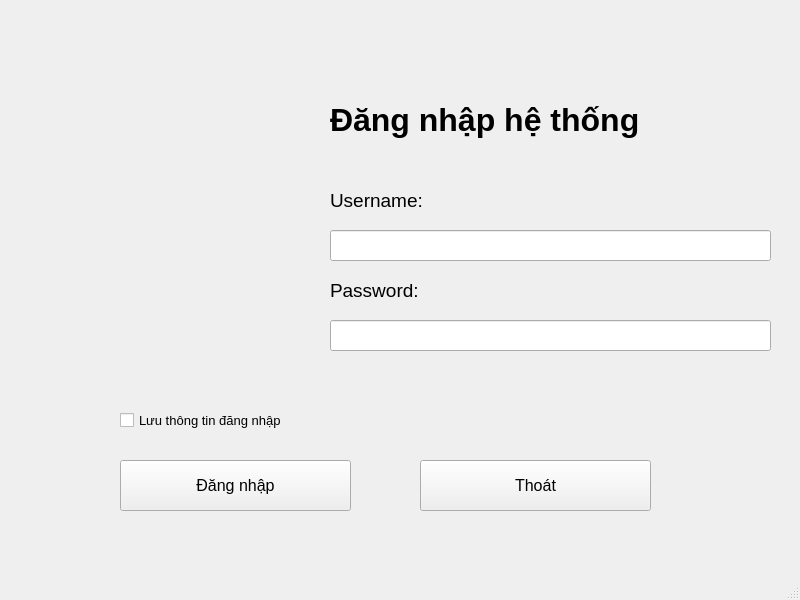
<?xml version="1.0" encoding="UTF-8"?>
<ui version="4.0">
 <class>MainWindow</class>
 <widget class="QMainWindow" name="MainWindow">
  <property name="geometry">
   <rect>
    <x>0</x>
    <y>0</y>
    <width>800</width>
    <height>600</height>
   </rect>
  </property>
  <property name="windowTitle">
   <string>MainWindow</string>
  </property>
  <widget class="QWidget" name="centralwidget">
   <widget class="QLabel" name="label">
    <property name="geometry">
     <rect>
      <x>330</x>
      <y>50</y>
      <width>411</width>
      <height>141</height>
     </rect>
    </property>
    <property name="text">
     <string>&lt;html&gt;&lt;head/&gt;&lt;body&gt;&lt;p&gt;&lt;span style=&quot; font-size:24pt; font-weight:600;&quot;&gt;Đăng nhập hệ thống&lt;/span&gt;&lt;/p&gt;&lt;/body&gt;&lt;/html&gt;</string>
    </property>
   </widget>
   <widget class="QLabel" name="label_2">
    <property name="geometry">
     <rect>
      <x>330</x>
      <y>180</y>
      <width>171</width>
      <height>41</height>
     </rect>
    </property>
    <property name="text">
     <string>&lt;html&gt;&lt;head/&gt;&lt;body&gt;&lt;p&gt;&lt;span style=&quot; font-size:14pt;&quot;&gt;Username:&lt;/span&gt;&lt;/p&gt;&lt;/body&gt;&lt;/html&gt;</string>
    </property>
   </widget>
   <widget class="QLabel" name="label_3">
    <property name="geometry">
     <rect>
      <x>330</x>
      <y>270</y>
      <width>121</width>
      <height>41</height>
     </rect>
    </property>
    <property name="text">
     <string>&lt;html&gt;&lt;head/&gt;&lt;body&gt;&lt;p&gt;&lt;span style=&quot; font-size:14pt;&quot;&gt;Password: &lt;/span&gt;&lt;/p&gt;&lt;/body&gt;&lt;/html&gt;</string>
    </property>
   </widget>
   <widget class="QLineEdit" name="lineEditUsername">
    <property name="geometry">
     <rect>
      <x>330</x>
      <y>230</y>
      <width>441</width>
      <height>31</height>
     </rect>
    </property>
    <property name="text">
     <string/>
    </property>
   </widget>
   <widget class="QLineEdit" name="lineEditPassword">
    <property name="geometry">
     <rect>
      <x>330</x>
      <y>320</y>
      <width>441</width>
      <height>31</height>
     </rect>
    </property>
    <property name="text">
     <string/>
    </property>
    <property name="echoMode">
     <enum>QLineEdit::Password</enum>
    </property>
   </widget>
   <widget class="QCheckBox" name="checkBoxLuuthongtin">
    <property name="geometry">
     <rect>
      <x>120</x>
      <y>400</y>
      <width>211</width>
      <height>41</height>
     </rect>
    </property>
    <property name="font">
     <font>
      <pointsize>10</pointsize>
     </font>
    </property>
    <property name="text">
     <string>Lưu thông tin đăng nhập</string>
    </property>
   </widget>
   <widget class="QPushButton" name="pushButtonDangNhap">
    <property name="geometry">
     <rect>
      <x>120</x>
      <y>460</y>
      <width>231</width>
      <height>51</height>
     </rect>
    </property>
    <property name="font">
     <font>
      <pointsize>12</pointsize>
     </font>
    </property>
    <property name="text">
     <string>Đăng nhập</string>
    </property>
    <property name="icon">
     <iconset>
      <normaloff>../images/Login.png</normaloff>../images/Login.png</iconset>
    </property>
    <property name="iconSize">
     <size>
      <width>32</width>
      <height>32</height>
     </size>
    </property>
   </widget>
   <widget class="QPushButton" name="pushButtonThoat">
    <property name="geometry">
     <rect>
      <x>420</x>
      <y>460</y>
      <width>231</width>
      <height>51</height>
     </rect>
    </property>
    <property name="font">
     <font>
      <pointsize>12</pointsize>
     </font>
    </property>
    <property name="text">
     <string>Thoát</string>
    </property>
    <property name="icon">
     <iconset>
      <normaloff>../images/Logout.png</normaloff>../images/Logout.png</iconset>
    </property>
    <property name="iconSize">
     <size>
      <width>32</width>
      <height>32</height>
     </size>
    </property>
   </widget>
   <widget class="QLabel" name="label_4">
    <property name="geometry">
     <rect>
      <x>200</x>
      <y>170</y>
      <width>41</width>
      <height>51</height>
     </rect>
    </property>
    <property name="text">
     <string/>
    </property>
    <property name="pixmap">
     <pixmap>../../../../../Users/Lenovo/.designer/images/11230326_user_admin_icon.png</pixmap>
    </property>
   </widget>
   <widget class="QLabel" name="label_5">
    <property name="geometry">
     <rect>
      <x>200</x>
      <y>260</y>
      <width>41</width>
      <height>51</height>
     </rect>
    </property>
    <property name="text">
     <string/>
    </property>
    <property name="pixmap">
     <pixmap>../../../../../Users/Lenovo/.designer/images/11230326_user_admin_icon.png</pixmap>
    </property>
   </widget>
   <widget class="QLabel" name="label_6">
    <property name="geometry">
     <rect>
      <x>50</x>
      <y>150</y>
      <width>311</width>
      <height>231</height>
     </rect>
    </property>
    <property name="text">
     <string/>
    </property>
    <property name="pixmap">
     <pixmap>../images/11230326_user_admin_icon.png</pixmap>
    </property>
   </widget>
   <widget class="QLabel" name="label_7">
    <property name="geometry">
     <rect>
      <x>40</x>
      <y>120</y>
      <width>271</width>
      <height>261</height>
     </rect>
    </property>
    <property name="text">
     <string/>
    </property>
    <property name="pixmap">
     <pixmap>../images/Admin.png</pixmap>
    </property>
   </widget>
  </widget>
  <widget class="QMenuBar" name="menubar">
   <property name="geometry">
    <rect>
     <x>0</x>
     <y>0</y>
     <width>800</width>
     <height>26</height>
    </rect>
   </property>
  </widget>
  <widget class="QStatusBar" name="statusbar"/>
 </widget>
 <resources/>
 <connections>
  <connection>
   <sender>pushButtonThoat</sender>
   <signal>clicked()</signal>
   <receiver>MainWindow</receiver>
   <slot>close()</slot>
   <hints>
    <hint type="sourcelabel">
     <x>535</x>
     <y>511</y>
    </hint>
    <hint type="destinationlabel">
     <x>399</x>
     <y>299</y>
    </hint>
   </hints>
  </connection>
 </connections>
</ui>
